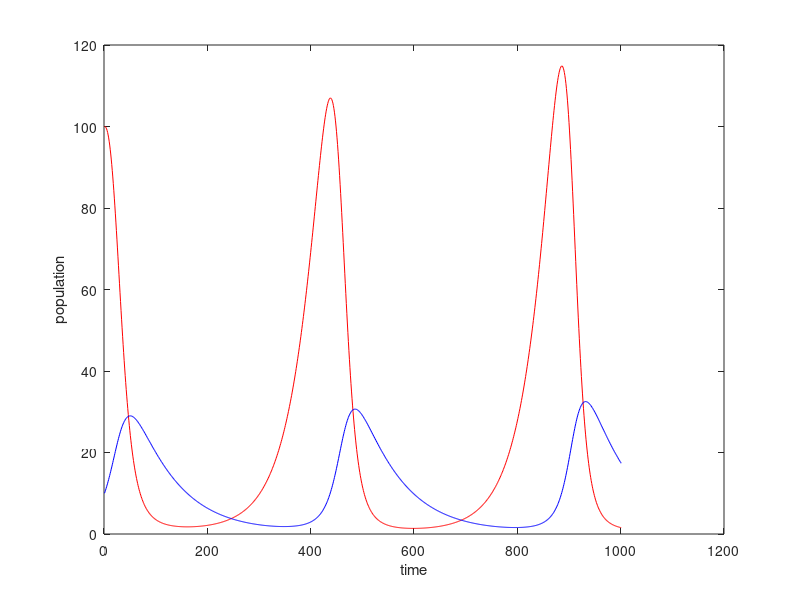
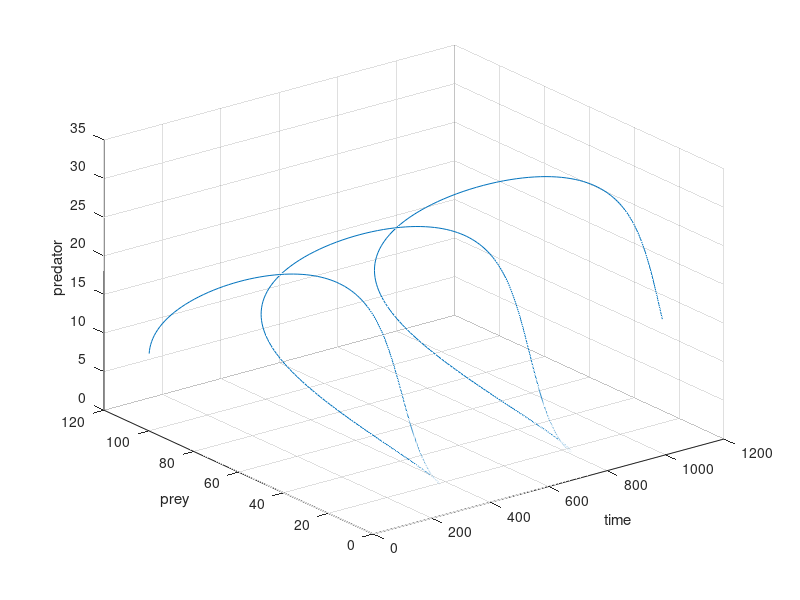

Source code (MATLAB) for these figures, in order:
clc;
clearvars;
clear;

    function [] = lab1exercise2(N, T , a1, a2, b1, b2, y10, y20)
        E = zeros(N+1,2);
        E(1,1) = y10;
        E(1,2) = y20;
        A = [a1 b2;-b1 -a2];

        for n = 1:N
            t = n*T/N;
            h = T/N;
            E(n+1,1) = E(n,1) + h*(E(n,1)*(a1 - b1*E(n,2)));
            E(n+1,2) = E(n,2) + h*(E(n,2)*(-a2 +b2*E(n,1)));
        end
        disp(E);

        figure;
        plot(1:N+1,E(:,1),"r",1:N+1,E(:,2),"b");
        xlabel("time");
        ylabel("population");

        figure;
        plot3(1:N+1,E(:,1),E(:,2));
        xlabel("time");
        ylabel("prey");
        zlabel("predator");
        rotate3d;
        grid on;
    end

lab1exercise2(1000,25,1,0.5,0.1,0.02,100,10);
